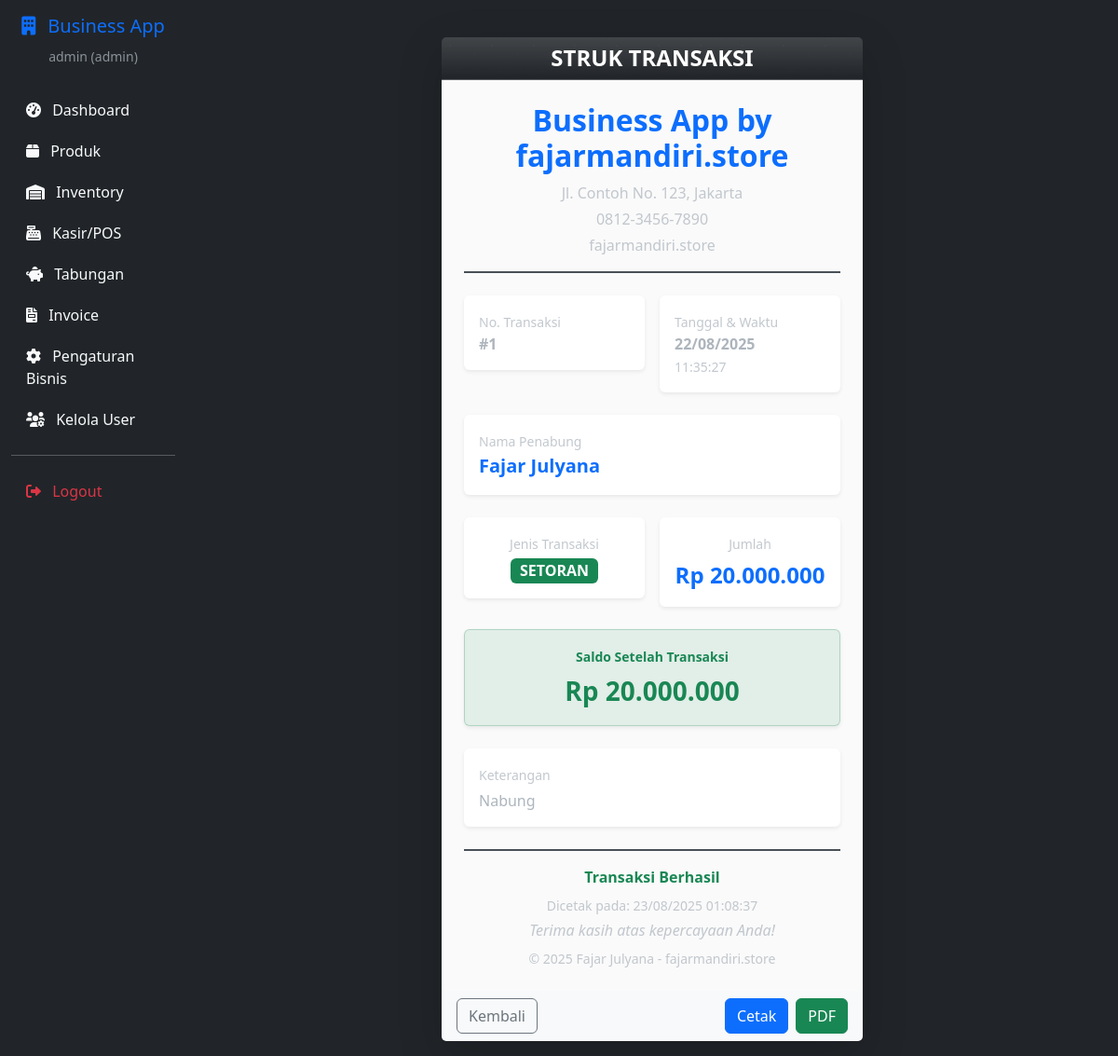
The page /savings/receipt/1 (signed in) on the database as committed earlier.
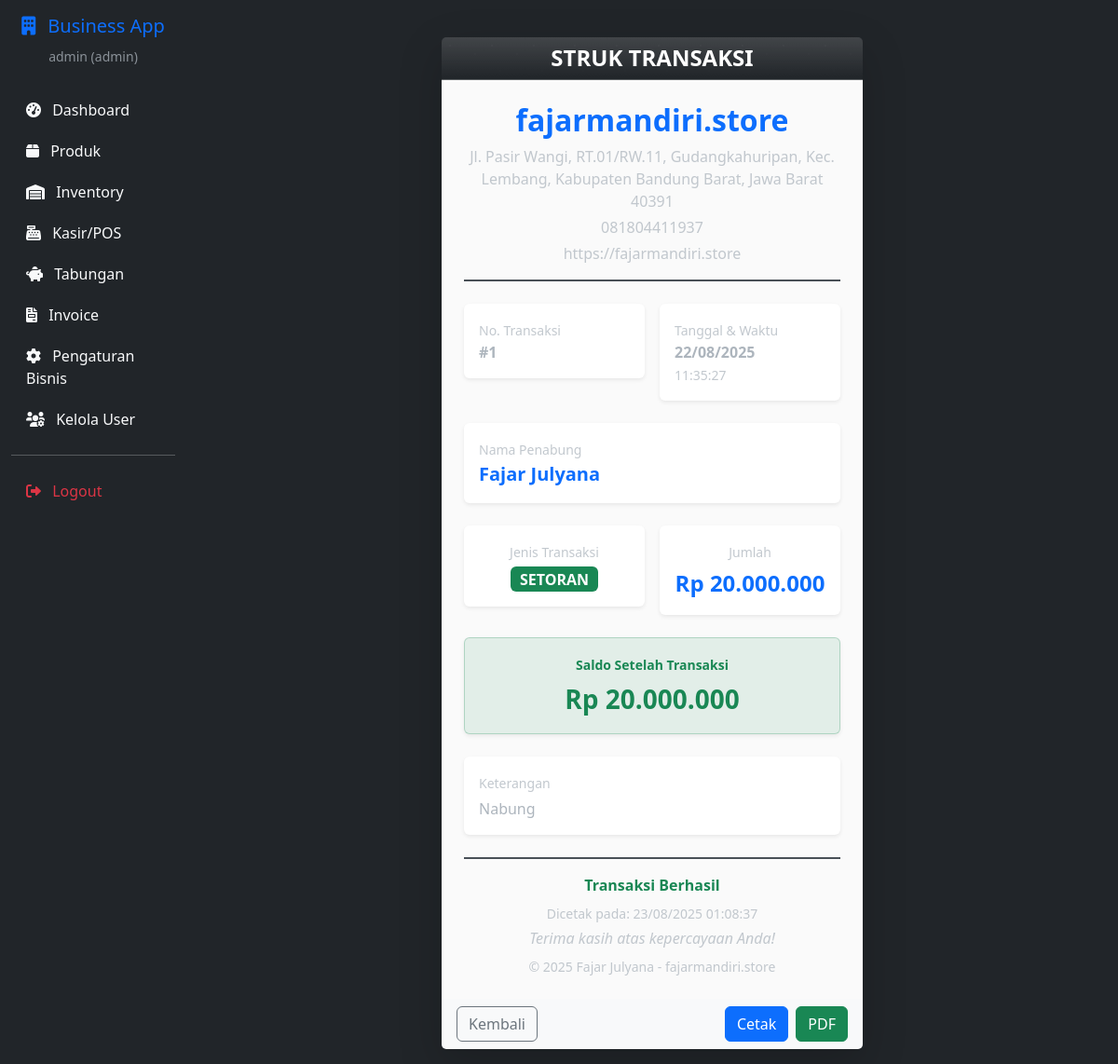
The same page on the database as committed later.
### app.py (models this page shows)
class BusinessSettings(db.Model):
    __tablename__ = 'business_settings'
    id = db.Column(db.Integer, primary_key=True)
    business_name = db.Column(db.String(255), nullable=False, default='Business App by fajarmandiri.store')
    address = db.Column(db.Text)
    phone = db.Column(db.String(50))
    website = db.Column(db.String(255), default='fajarmandiri.store')
    copyright_text = db.Column(db.String(255), default='© 2025 Fajar Julyana - fajarmandiri.store')
    updated_at = db.Column(db.DateTime, default=datetime.utcnow, onupdate=datetime.utcnow)
    updated_by = db.Column(db.Integer, db.ForeignKey('users.id'))

### app.py (the view, shortened to what this page needs)
@app.route('/savings/receipt/<int:transaction_id>')
@login_required
def savings_receipt(transaction_id):
    transaction = SavingsTransaction.query.get_or_404(transaction_id)
    business = BusinessSettings.query.first()
    return render_template('savings/receipt.html',
                         transaction=transaction,
                         business=business,
                         format_currency=format_currency,
                         datetime=datetime)

### app.py (called while the page is built)
def format_currency(amount):
    try:
        if amount is None:
            return "Rp 0"
        return f"Rp {float(amount):,.0f}".replace(',', '.')
    except (ValueError, TypeError):
        return "Rp 0"

def login_required(f):
    from functools import wraps
    @wraps(f)
    def decorated_function(*args, **kwargs):
        if 'user_id' not in session:
            flash('Silakan login terlebih dahulu.', 'error')
            return redirect(url_for('login'))
        return f(*args, **kwargs)
    return decorated_function

@app.context_processor
def inject_common_functions():
    return {
        'format_currency': format_currency,
        'datetime': datetime,
        'timedelta': timedelta
    }

### templates/savings/receipt.html (shortened to what the changed rows need)
{% extends "base.html" %}
{% block content %}
<div class="container mt-4">
    <div class="row justify-content-center">
        <div class="col-lg-6 col-md-8">
            <div class="card shadow-lg border-0">
                <div class="card-body p-4" id="receipt-content" style="background: #fafafa;">
                    <div class="text-center mb-4 pb-3 border-bottom border-2">
                        <h2 class="fw-bold text-primary mb-2">{{ business.business_name }}</h2>
                        {% if business.address %}
                        <p class="mb-1 text-muted">
                             {{ business.address }}
                        </p>
                        {% endif %}
                        {% if business.phone %}
                        <p class="mb-1 text-muted">
                             {{ business.phone }}
                        </p>
                        {% endif %}
                        {% if business.website %}
                        <p class="mb-0 text-muted">
                             {{ business.website }}
                        </p>
                        {% endif %}
                    </div>
                    <div class="text-center pt-3 border-top border-2">
                        <p class="mb-2 text-success fw-bold">
                             Transaksi Berhasil
                        </p>
                        <p class="mb-1 small text-muted">
                            Dicetak pada: {{ datetime.now().strftime('%d/%m/%Y %H:%M:%S') }}
                        </p>
                        <p class="text-muted fst-italic mb-2">
                             Terima kasih atas kepercayaan Anda!
                        </p>
                        {% if business.copyright_text %}
                        <p class="text-muted small mb-0">{{ business.copyright_text }}</p>
                        {% endif %}
                    </div>
                </div>
            </div>
        </div>
    </div>
</div>
{% endblock %}

Rows that differ between the two databases and show on the page:
changed BusinessSettings "fajarmandiri.store": business_name "Business App by fajarmandiri.store" → "fajarmandiri.store"; address "Jl. Contoh No. 123, Jakarta" → "Jl. Pasir Wangi, RT.01/RW.11, Gudangkahuripan, Kec. Lembang, Kabupaten Bandung Barat, Jawa Barat 40391"; phone "0812-3456-7890" → "081804411937"; website "fajarmandiri.store" → "https://fajarmandiri.store"
